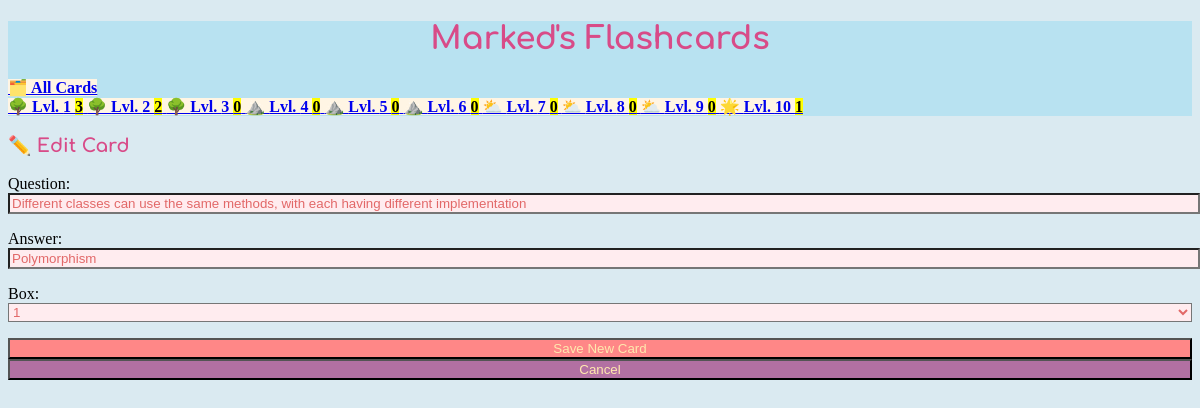
/edit/6, run on the app's committed database.
### cards/models.py (models this page shows, shortened)
class Card(models.Model):
    question = models.CharField(max_length=280)
    answer = models.CharField(max_length=280)
    box = models.IntegerField(
        choices=zip(BOXES, BOXES),
        default=BOXES[0],
    )
    date_created = models.DateTimeField(auto_now_add=True)

### cards/views.py (the view)
class CardUpdateView(CardCreateView, UpdateView):
    success_url = reverse_lazy("card-list")

### cards/templatetags/cards_tags.py (called while the page is built)
@register.inclusion_tag("cards/box_template.html")
def boxes_as_links() -> Dict:
    boxes = []
    for box_num in BOXES:
        card_count = Card.objects.filter(box=box_num).count()
        boxes.append({
            "number": box_num,
            "card_count": card_count,
        })
    return {"boxes": boxes}

### cards/templates/cards/card_form.html (shortened to what this page needs)
{% extends "cards/base.html" %}
{% block content %}
    {% if card %}
        <h3>✏️ Edit Card</h3>
    {% else %}
        <h3>✨ Create New Card</h3>
    {% endif %}
    <form method="POST">
        {{ form.as_p }}
        <input type="submit" value="Save New Card">
    </form>
    <form action='{% url 'card-list' %}'>
        <input type="submit" value="Cancel" id="cancel"/>
    </form>
{% endblock content %}

### static/css/light.css (style rules this page uses)
:root { --accent: #C1EFFF; --accent-bg: white; --bg: #261C2C; --text: #787A91; --text-light: #585858; --border: #d8dae1; --code: #d81b60; --preformatted: #444; }
body { background-color: #DAEAF1; border-bottom: 0px; }
h1, h2, h3 { color: #d84b88; font-family: Comfortaa; }
button, a[role="button"], input[type="submit"] { background-color: #FF8787; color: #FFE9AE; text-decoration: none; font-weight: 500; }
input, select, textarea { width: 100%; background-color: #FFECEF; color: #E26868; font-weight: 500; }
input[id="cancel"] { background-color: #B270A2; }

### data on the page
Card: question "Different classes can use the same methods, with each having different implementation", answer "Polymorphism", box "1"

### other printed values
{{ box.number }} "1" "2" "3" "4" "5" "6" "7" "8" "9" "10"
{{ box.card_count }} "3" "2" "0" "0" "0" "0" "0" "0" "0" "1"
